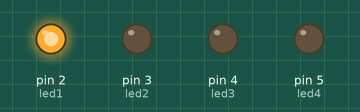
The sketch below on a simulated Arduino Uno, built with avr-gcc and run on an emulated ATmega328P. Shown: output pins drawn as LEDs (lit = HIGH).

Above: at 0.15 s.
At 1.35 s:
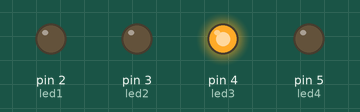
At 1.95 s:
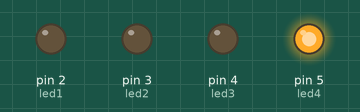
At 3.15 s:
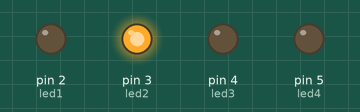
At 5.25 s:
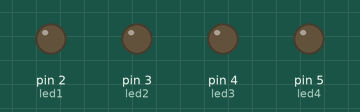
Timing chart, 0 to 5.5 s (numbered marks = the images above):
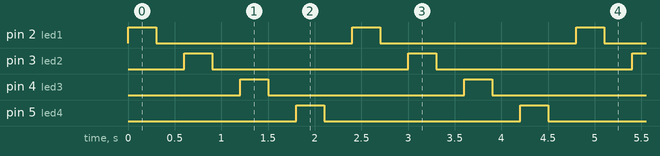

The sketch:

martes_extra.ino
```cpp
// martes_extra.ino

#define led1 2
#define led2 3
#define led3 4
#define led4 5

#define tempo 300

void setup() {
    pinMode(led1, OUTPUT);
    pinMode(led2, OUTPUT);
    pinMode(led3, OUTPUT);
    pinMode(led4, OUTPUT);
}

void loop() {
    digitalWrite(led1, HIGH);
    delay(tempo);
    digitalWrite(led1, LOW);
    delay(tempo);

    digitalWrite(led2, HIGH);
    delay(tempo);
    digitalWrite(led2, LOW);
    delay(tempo);

    digitalWrite(led3, HIGH);
    delay(tempo);
    digitalWrite(led3, LOW);
    delay(tempo);

    digitalWrite(led4, HIGH);
    delay(tempo);
    digitalWrite(led4, LOW);
    delay(tempo);
}
```

Measured:
- by itself, pin 2 (led1), pin 3 (led2), pin 4 (led3), pin 5 (led4): alternates HIGH for 0.30 s and LOW for 2.1 s
- by itself, everything shown: repeats every 2.4 s, in 8 steps
